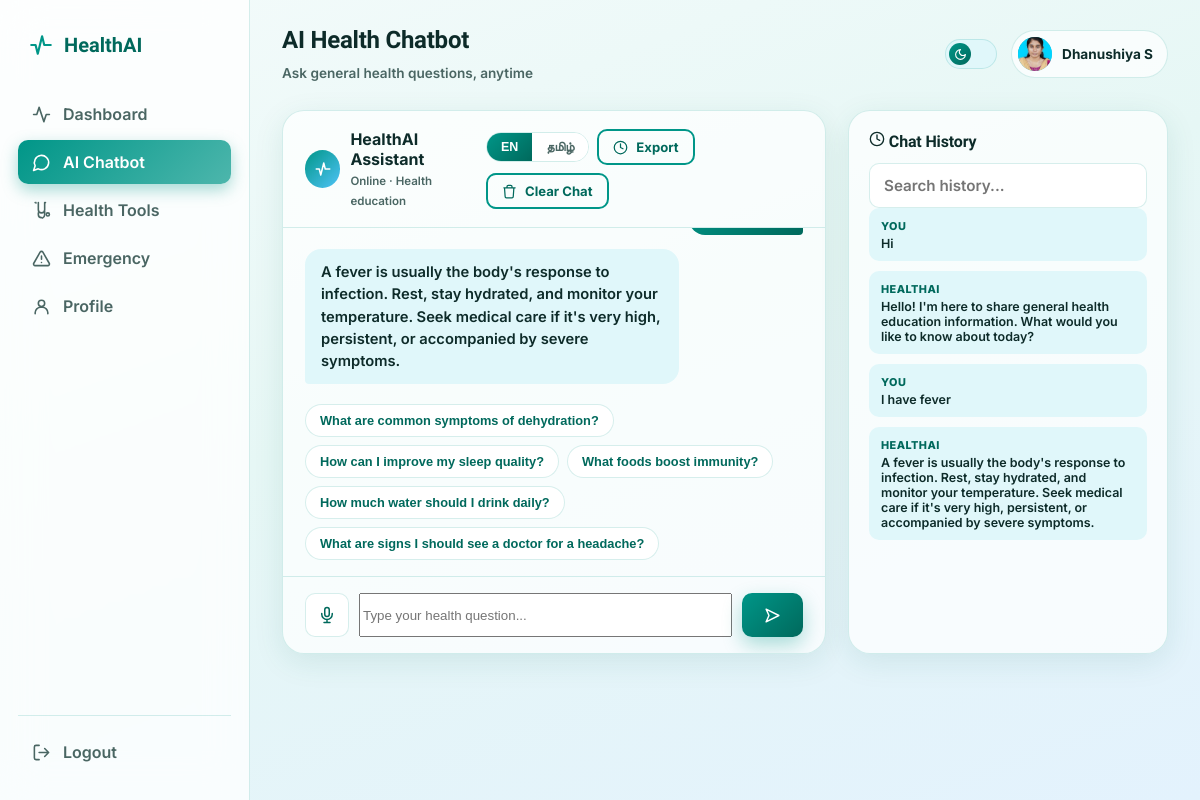
The page /chatbot (signed in) on the database its author committed.
### tables this page shows
CREATE TABLE chat_history (
            id INTEGER PRIMARY KEY AUTOINCREMENT,
            user_id INTEGER NOT NULL,
            sender TEXT NOT NULL,
            message TEXT NOT NULL,
            created_at TEXT NOT NULL,
            FOREIGN KEY (user_id) REFERENCES users (id)
        );

### app.py (the view)
@app.route("/chatbot")
@login_required
def chatbot():
    db = get_db()
    history = db.execute(
        "SELECT * FROM chat_history WHERE user_id = ? ORDER BY created_at ASC",
        (session["user_id"],),
    ).fetchall()
    return render_template(
        "chatbot.html",
        full_name=session.get("full_name"),
        history=history,
        suggested_questions=SUGGESTED_QUESTIONS,
        suggested_questions_ta=SUGGESTED_QUESTIONS_TA,
    )

### app.py (called while the page is built)
def get_db():
    if "db" not in g:
        g.db = sqlite3.connect(DB_PATH)
        g.db.row_factory = sqlite3.Row
    return g.db

def login_required(view):
    @wraps(view)
    def wrapped(*args, **kwargs):
        if "user_id" not in session:
            return redirect(url_for("login"))
        return view(*args, **kwargs)
    return wrapped

@app.after_request
def add_no_cache_headers(response):
    if "user_id" not in session:
        response.headers["Cache-Control"] = "no-store, no-cache, must-revalidate, max-age=0"
        response.headers["Pragma"] = "no-cache"
    return response

### templates/chatbot.html (shortened to what this page needs)
{% extends "base.html" %}
{% from "_icons.html" import icon %}
{% set active_page = 'chatbot' %}
{% block topbar_title %}
<h1>AI Health Chatbot</h1>
<span style="font-size:0.85rem; color:var(--text-muted); font-weight:600;">Ask general health questions, anytime</span>
{% endblock %}
{% block content %}
<div class="chat-layout">
  <div class="glass-card chat-card">
    <div class="chat-header">
      <div class="bot-id">
        <div class="bot-avatar">{{ icon('pulse', 18) }}</div>
        <div>
          <div>HealthAI Assistant</div>
          <span style="font-weight:600; font-size:0.72rem; color:var(--text-muted);">Online · Health education</span>
        </div>
      </div>
      <div class="chat-toolbar">
        <div class="lang-toggle" id="lang-toggle">
          <button type="button" class="active" data-lang="en">EN</button>
          <button type="button" data-lang="ta">தமிழ்</button>
        </div>
        <a class="btn btn-outline btn-sm" href="{{ url_for('api_chat_export') }}">{{ icon('clock', 15) }} Export</a>
        <button class="btn btn-outline btn-sm" id="clear-chat-btn">{{ icon('trash', 15) }} Clear Chat</button>
      </div>
    </div>
    <div class="chat-messages" id="chat-messages">
      {% for item in history %}
      <div class="msg {% if item.sender == 'user' %}msg-user{% else %}msg-ai{% endif %}">{{ item.message }}</div>
      {% endfor %}
    </div>
    <div class="suggested-questions" id="suggested-en">
      {% for q in suggested_questions %}
      <button type="button" class="chip" data-question="{{ q }}">{{ q }}</button>
      {% endfor %}
    </div>
    <form class="chat-input-row" id="chat-form">
      <button type="button" class="mic-btn" id="mic-btn" aria-label="Voice input" title="Speak your question">
        <svg xmlns="http://www.w3.org/2000/svg" width="18" height="18" viewBox="0 0 24 24" fill="none" stroke="currentColor" stroke-width="2" stroke-linecap="round" stroke-linejoin="round"><path d="M12 2a3 3 0 0 0-3 3v6a3 3 0 0 0 6 0V5a3 3 0 0 0-3-3Z"/><path d="M19 10v1a7 7 0 0 1-14 0v-1M12 18v4M8 22h8"/></svg>
      </button>
      <input type="text" id="chat-input" placeholder="Type your health question..." autocomplete="off" required>
      <button type="submit" class="btn btn-primary">{{ icon('send', 17) }}</button>
    </form>
  </div>
  <div class="glass-card history-panel">
    <h3>{{ icon('clock', 16) }} Chat History</h3>
    <div class="field history-search" style="margin-bottom:0;">
      <input type="text" id="history-search" placeholder="Search history...">
    </div>
    <div class="history-list" id="history-list">
      {% if not history %}
      <div class="history-empty">No conversations yet.</div>
      {% else %}
        {% for item in history %}
        <div class="history-item">
          <span class="h-sender">{{ "You" if item.sender == "user" else "HealthAI" }}</span>
          <div class="h-msg">{{ item.message }}</div>
        </div>
        {% endfor %}
      {% endif %}
    </div>
  </div>
</div>
{% endblock %}

### rows shown on the page
chat_history: message "A fever is usually the body's response to infection. Rest, stay hydrated, and monitor your temperature. Seek medical care if it's very high, persistent, or accompanied by severe symptoms.", sender "HEALTHAI"
chat_history: sender "YOU", message "Hi"
chat_history: sender "HEALTHAI", message "Hello! I'm here to share general health education information. What would you like to know about today?"
chat_history: sender "YOU", message "I have fever"

### other values the page prints
{{ full_name }} "Dhanushiya S"
{{ q }} "What are common symptoms of dehydration?" "How can I improve my sleep quality?" "What foods boost immunity?" "How much water should I drink daily?" "What are signs I should see a doctor for a headache?"
